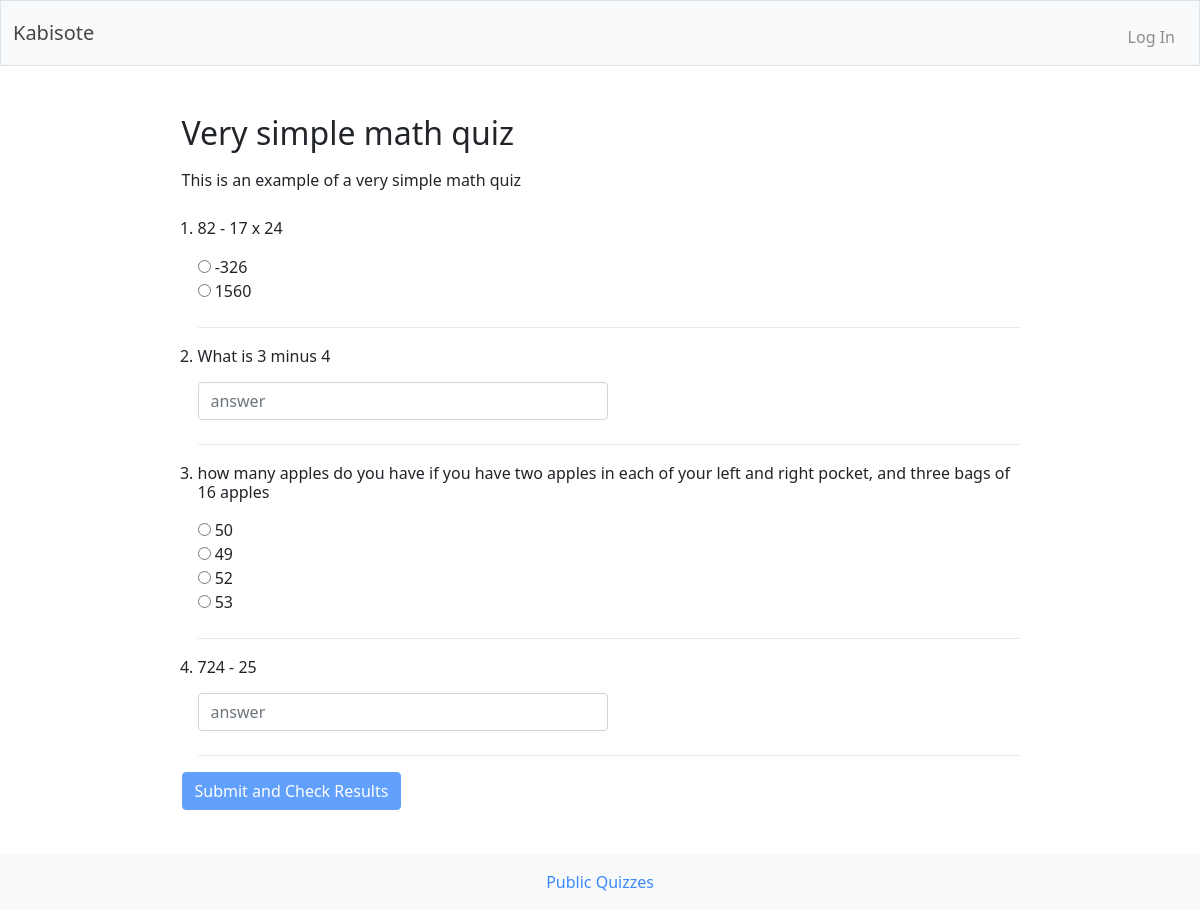
Screenshot of /quiz/2 with the database file from the repository.
### tables this page shows
CREATE TABLE quiz(
    id INTEGER PRIMARY KEY AUTOINCREMENT NOT NULL,
    user_id int NOT NULL,
    created datetime NOT NULL DEFAULT CURRENT_TIMESTAMP,
    updated datetime NOT NULL DEFAULT CURRENT_TIMESTAMP,
    public BOOLEAN,
    name varchar NOT NULL,
    details varchar NULL, published boolean,
    FOREIGN KEY (user_id) REFERENCES users(id)
);

CREATE TABLE quiz_item(
    id INTEGER PRIMARY KEY AUTOINCREMENT NOT NULL,
    quiz_id INTEGER NOT NULL,
    answer_options json NULL,
    answer_list json NULL,
    is_case_sensitive boolean,
    question_number int NOT NULL,
    item_type text NOT NULL, question text NOT NULL,
    CHECK (item_type in('textbox','multiple_choice', 'multiple_answer')),
    FOREIGN KEY (quiz_id) REFERENCES quiz(id)

);

### app.py (the view)
@app.route("/quiz/<id>", methods=["GET", "POST"])
def tests(id):
    print("the id is ", id)
    qi = db.execute("SELECT * FROM quiz WHERE id = ?", id)
    questions = db.execute("SELECT * FROM quiz_item WHERE quiz_id = ? ORDER BY question_number ASC", id)
    public = qi[0]['public']
    userid = qi[0]['user_id']
    userid = int(userid)
    for q in questions:
        q['answer_options'] = eval(q['answer_options'])
    if public:
        return render_template("quiz.html", item = qi, questions = questions, script="quiz.js", name="quiz")
    else:
        if  is_item_owner(id):
            return render_template("quiz.html", item = qi, questions = questions, script="quiz.js", name="quiz")
        else:
            flash("What are you doing?")
            return redirect("/public-quizzes")

### app.py (called while the page is built)
@app.after_request
def after_request(response):
    response.headers["Cache-Control"] = "no-cache, no-store, must-revalidate"
    response.headers["Expires"] = 0
    response.headers["Pragma"] = "no-cache"
    return response

### templates/quiz.html (shortened to what this page needs)
{% extends "main.html" %}
{% block main %}
<div class="w-75 w-sm-100 mx-auto">
    <h2 class="mb-3 ">{{ item[0].name  | safe }}</h2>
    <div class="mb-4">
            <p>{{item[0].details  | safe}}</p>
    </div>
    <form>
        <ol id="quizitems" >
        {% for question in questions %}
            <li class="tfiel mb-3">
                <div class="question_item mb-4">
                    <h6 class="mb-3">{{ question.question | safe }}</h6>
                    {%if question.item_type == 'textbox' %}
                    <input type="text" class="form-control w-50 w-sm-100 quizitem" id="question{{question.question_number}}" name="question{{question.question_number}}" placeholder="answer"/>
                    {% elif question.item_type == 'multiple_choice' %}
                        {% for i in question.answer_options %}
                        <input type="radio" class="quizitem" id="{{ i['correct'] }}{{ loop.index }}{{question.id}}" name="question{{question.question_number}}" value="{{ i['correct'] }}" />
                        <label class="" for="{{ i['correct'] }}{{ loop.index }}{{question.id}}">{{ i['pa'] }}</label><br>
                        {% endfor %}
                    {% endif %}
                </div>
            </li>
        {% endfor %}
        </ol>
        <div class="inline-block">
            <button data-bs-toggle="modal" data-bs-target="#staticBackdrop" type="button" id="checkscore" disabled class="btn btn-primary">Submit and Check Results</button>
        </div>
    </form>
</div>
{% endblock %}

### static/style.css (style rules this page uses)
#quizitems { padding-left: 1rem; }
#quizitems > li { border-bottom: 1px dotted #ced4da; }

### rows the page displays
quiz: name "Very simple math quiz", details "This is an example of a very simple math quiz"
quiz_item: question "82 - 17 x 24", pa "-326" "1560"
quiz_item: question "What is 3 minus 4"
quiz_item: question "how many apples do you have if you have two apples in each of your left and right pocket, and three bags of 16 apples", pa "50" "49" "52" "53"
quiz_item: question "724 - 25"
